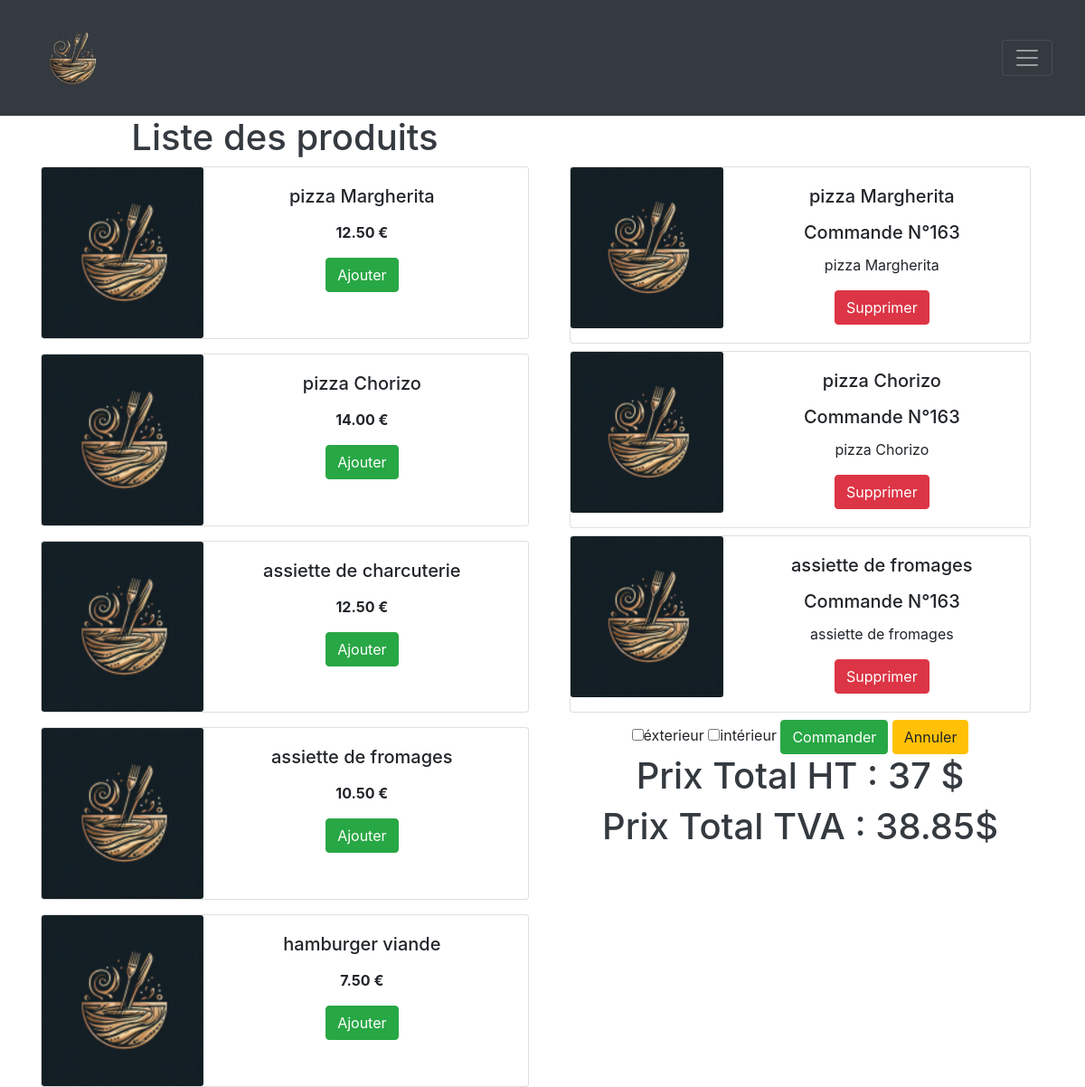
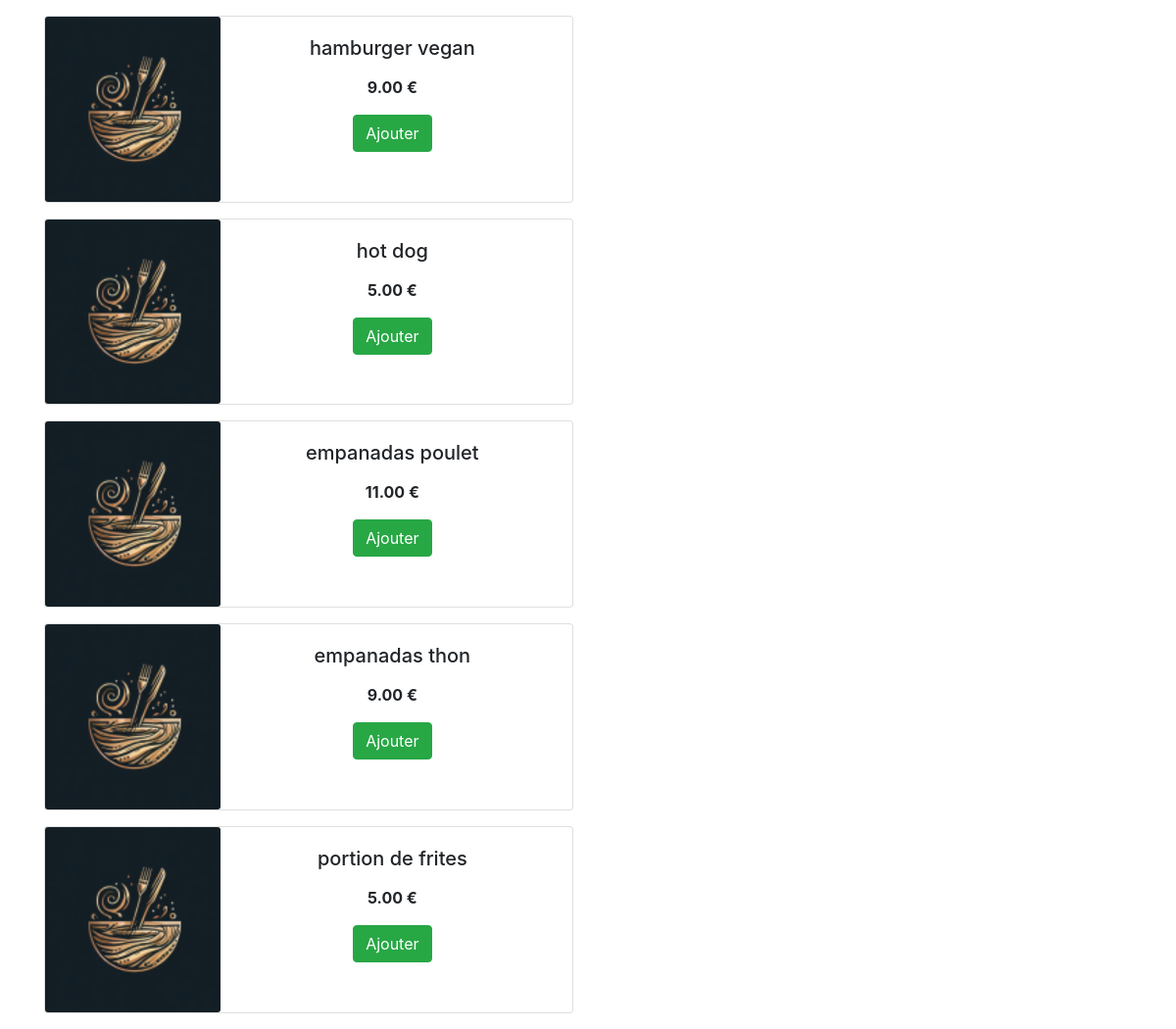
Screenshot of /list.php (signed in) with the database file from the repository (2 pictures, top to bottom).
### tables this page shows
CREATE TABLE `produit` (
  `id_produit` int(11) NOT NULL,
  `libelle` varchar(255) NOT NULL,
  `prix_ht` decimal(10,2) NOT NULL,
  `descProduit` varchar(250) DEFAULT NULL
);

CREATE TABLE `ligne` (
  `id_ligne` int(11) NOT NULL,
  `id_commande` int(11) NOT NULL,
  `id_produit` int(11) NOT NULL,
  `qte` int(11) NOT NULL DEFAULT 0,
  `total_ligne_ht` decimal(10,2) NOT NULL DEFAULT 0.00
);

### class/database.class.php (called while the page is built, shortened)
<?php
class Database
{
    private PDO $dbh;
    function __construct(PDO $pDO)
    {
        $this->dbh = $pDO;
    }
    public function SelectDb(string $sql, ?array $champs)
    {
        try {
            $sth = $this->dbh->prepare($sql);
            $sth->execute($champs);
            $row = $sth->fetchAll();
            return $row;
        } catch (PDOException $e) {
            die("<p>Erreur lors de la requête SELECT SQL : " . $e->getMessage() . "</p>");
        }
    }
}
?>

### list.php (the view, shortened to what this page needs)
<?php
include_once "class/database.class.php";
$objetConnexion = db_connect();
$db = new Database($objetConnexion);
$user = $_SESSION["user"];
if ($user) {
    $produits = $db->SelectDb("SELECT * FROM produit;", NULL);
    $lignes = $db->SelectDb("SELECT * FROM `ligne`, user WHERE user.id_user = :id_user;", [":id_user" => $user['id_user']]);
}
?>
<!doctype html>
<html lang="fr">
<head>
    <?php
    include('header.php');
    ?>
    <div class="container">
        <div class="row">
            <div class="col align-self-start">
                <div class="text-dark">
                    <h1>Liste des produits</h1>
                </div>
                <?php
                foreach ($produits as $row) {
                    echo
                    '
                    <form method="POST">
                    <div class="card mb-3" style="max-width: 640px;">
                    <div class="row no-gutters">
                        <div class="col-md-4">
                            <img src="logoResto.png" class="card-img" alt="pizza">
                        </div>
                        <div class="col-md-8">
                            <div class="card-body" style="width: 350px;">
                                <h5 class="card-title">' . $row['libelle'] . '</h5>
                                <p class="card-text">' . $row['descProduit'] . '</p>
                                <p class="font-weight-bold">' . $row['prix_ht'] . ' €</p>
                                <input type="hidden"  name="productID" value="' . $row['id_produit'] . '">
                                <input type="submit" value="Ajouter" name="ajouter" class="btn btn-success"/>
                            </div>
                        </div>
                    </div>
                  </div>
                </form>';
                }
                ?>
            </div>
            <div class="col align-self-start">
                <div class="text-white">
                    <h1> Liste des comandes</h1>
                </div>
                <div class="box">
                    <div class="col align-self-start">
                        <?php foreach ($lignes as $row) {
                            $typeconso = $db->SelectDb(
                                "SELECT type_conso FROM `commande`, user WHERE commande.id_commande = :id_commande AND user.id_user = :id_user;",
                                [":id_commande" => $row["id_commande"], ":id_user" => $user["id_user"]]
                            );
                            $the_product = $db->SelectDb("SELECT * FROM produit WHERE id_produit=:id_produit", [':id_produit' => $row['id_produit']]);
                            echo '
                            <form method="POST">
                            <div class="card mb-2" style="max-width: 640px;">
                            <div class="row no-gutters">
                                <div class="col-md-4">
                                    <img src="logoResto.png" class="card-img" alt="pizza">
                                </div>
                                <div class="col-md-8">
                                <div class="card-body" style="width: 350px;">
                                <h5 class="card-title"> ' . $the_product[0]['libelle'] . '</h5>
                                <p class="font-weight-bold"> </p>
                                <h5 class="card-title"> Commande N°' . $row['id_commande'] . '</h5>
                                 <p class="card-text">' . $the_product[0]['libelle'] . '</p>
                                            <input type="hidden"  name="deleteID" value="' . $row['id_ligne'] . '">
                                        <input type="submit" value="Supprimer" name="supprimer" class="btn btn-danger"/>
                                    </div>
                                </div>
                            </div>
                        </div>
                        </form>
                        ';
                        } ?>
                    </div>
                </div>
                <form method="POST">
                    <input type="checkbox" value="1" name="typeconsommation">éxterieur</input>
                    <input type="checkbox" value="0" name="typeconsommation">intérieur</input>
                    <input type="submit" name="commander" class="btn btn-success" value="Commander">
                    <input type="submit" name="annuler" class="btn btn-warning" value="Annuler">
                </form>
                <div class="text-dark">
                    <h1>Prix Total HT :
                        <?php echo $_SESSION["total_commande"]; ?> $
                    </h1>
                    <h1>Prix Total TVA :
                        <?php $_SESSION['totalTVA'] = $_SESSION["total_commande"] + $_SESSION["total_commande"] * 0.05;
                        echo $_SESSION['totalTVA'] . '$' . PHP_EOL;
                        ?>
                    </h1>
                </div>
            </div>
        </div>
    </div>
    </body>
</html>

### header.php (shortened to what this page needs)
    <link rel="stylesheet" href="css/main.css">
    <link rel="stylesheet" href="https://cdn.jsdelivr.net/npm/bootstrap@4.0.0/dist/css/bootstrap.min.css">
</head>
<body style="background-color: white;">
    <nav class="navbar navbar-dark bg-dark">
        <div class="container-fluid">
            <a class="navbar-brand" href="#">
                <img width='30%' height='30%' src="img/logoRestoNoBg.png">
            </a>
            <button class="navbar-toggler" style="margin-right:5px !important;" type="button" data-bs-toggle="collapse" data-bs-target="#navbarSupportedContent">
                <span class="navbar-toggler-icon">
                </span>
            </button>
        </div>
    </nav>

### css/main.css (style rules this page uses)
body { font-family: Lucida Console; padding:auto; margin:auto; background-color: white; box-sizing: border-box; }
h1, h2, h3, h4, h5, h6, p, form { text-align:center; }

### rows the page displays
produit: libelle "pizza Margherita", prix_ht "12.50"
produit: libelle "pizza Chorizo", prix_ht "14.00"
produit: libelle "assiette de charcuterie", prix_ht "12.50"
produit: libelle "assiette de fromages", prix_ht "10.50"
produit: libelle "hamburger viande", prix_ht "7.50"
produit: libelle "hamburger vegan", prix_ht "9.00"
produit: libelle "hot dog", prix_ht "5.00"
produit: libelle "empanadas poulet", prix_ht "11.00"
produit: libelle "empanadas thon", prix_ht "9.00"
produit: libelle "portion de frites", prix_ht "5.00"
ligne: id_produit.libelle "pizza Margherita", id_commande "163"
ligne: id_produit.libelle "pizza Chorizo", id_commande "163"
ligne: id_produit.libelle "assiette de fromages", id_commande "163"

### other values shown
$_SESSION["total_commande"] "37"
$_SESSION['totalTVA'] "38.85"
